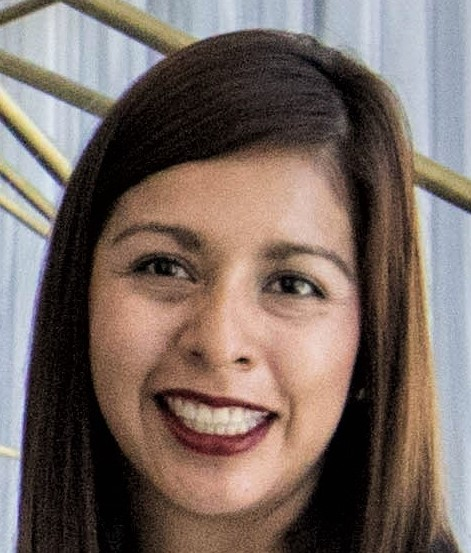
#> input picture Introduction to Computer Vision/Lesson5/images/face.jpeg, 471 x 553 px, found by its file name
$ python lesson5_12_1.py
#> lines starting #> are read from the running program, lines starting #| are printed output that depends on the picture
### Introduction to Computer Vision/tools.py
import cv2
import numpy as np
def show_img(name, img, wait=True):
    cv2.imshow(name, img)
    if wait:
        cv2.waitKey()

# [9 lines left out: function show_imgs, not called in this run]

def load_img(path, show=False, colorful = False):
#> called with path = 'Lesson5//images//face.jpeg', show = False, colorful = False
    img = cv2.imread(path, int(colorful))
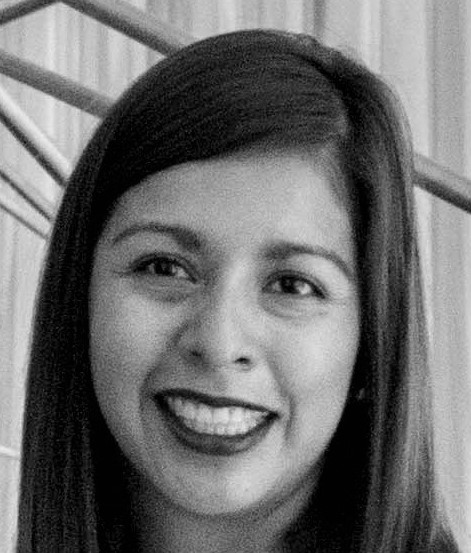
#> img: shape (553, 471); min 0, max 238, mean 109.6
#> in load_img, img is the input picture: shape (553, 471, 3); mean B, G, R 98.9, 105.9, 121
    if show:
        show_img('Image', img)
    return img

# [26 lines left out: functions RGB2HSV, BGR2RGB, not called in this run]

### Introduction to Computer Vision/Lesson5/orb.py
import numpy as np
import cv2
import copy

def orb(img, draw = False):
#> called with draw = False
    orb = cv2.ORB_create(1000, 2.0)

    keypoints, descriptor = orb.detectAndCompute(img, None)
#> keypoints = 819 keypoints; strongest (x, y, size): (306, 286, 62), (252, 420, 124), (272, 412, 124), (300, 288, 124)

    keyp_without_size = copy.copy(img)
    keyp_with_size = copy.copy(img)
    if draw:
        keyp_without_size = cv2.drawKeypoints(img, keypoints, keyp_without_size, color = (0, 255, 0))
        keyp_with_size = cv2.drawKeypoints(img, keypoints, keyp_with_size, flags = cv2.DRAW_MATCHES_FLAGS_DRAW_RICH_KEYPOINTS)
        return keypoints, descriptor, keyp_without_size, keyp_with_size

    return keypoints, descriptor

### Introduction to Computer Vision/Lesson5/lesson5_12_1.py
#orb finding features
from tools import *
import numpy as np
#orb matching features
import cv2
import copy
from orb import orb

img1 = load_img('Lesson5//images//face.jpeg')

img2 = load_img('Lesson5//images//face.jpeg', colorful = True)

bf = cv2.BFMatcher(cv2.NORM_HAMMING, crossCheck = True)

keypoints_train, descriptors_train = orb(img1)
#> keypoints_train has the same summary as keypoints in orb
keypoints_query, descriptors_query = orb(img2)
#> keypoints_query has the same summary as keypoints in orb

matches = bf.match(descriptors_train, descriptors_query)
#> matches = 816 matches

matches = sorted(matches, key = lambda x : x.distance)

result = cv2.drawMatches(img1, keypoints_train, img2, keypoints_query, matches[:300], img2, flags = 2)
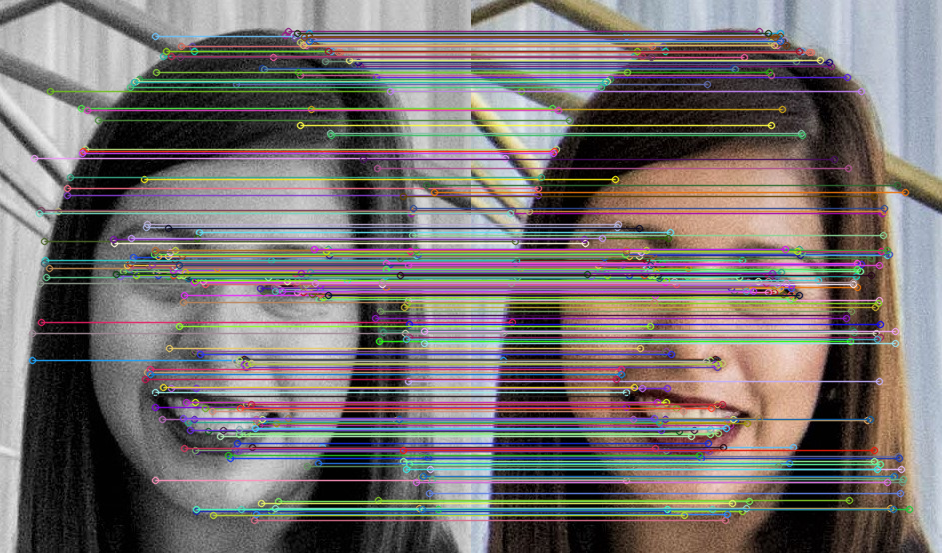
#> result: shape (553, 942, 3); mean B, G, R 111.5, 112.9, 119.4

show_img('Result', result)

print("Number of Keypoints Detected In The Training Image: ", len(keypoints_train))
#| Number of Keypoints Detected In The Training Image:  819

print("Number of Keypoints Detected In The Query Image: ", len(keypoints_query))
#| Number of Keypoints Detected In The Query Image:  819

print("\nNumber of Matching Keypoints Between The Training and Query Images: ", len(matches))
#| Number of Matching Keypoints Between The Training and Query Images:  816

$ run again, with Introduction to Computer Vision/Lesson5/images/Team.jpeg copied over Introduction to Computer Vision/Lesson5/images/face.jpeg
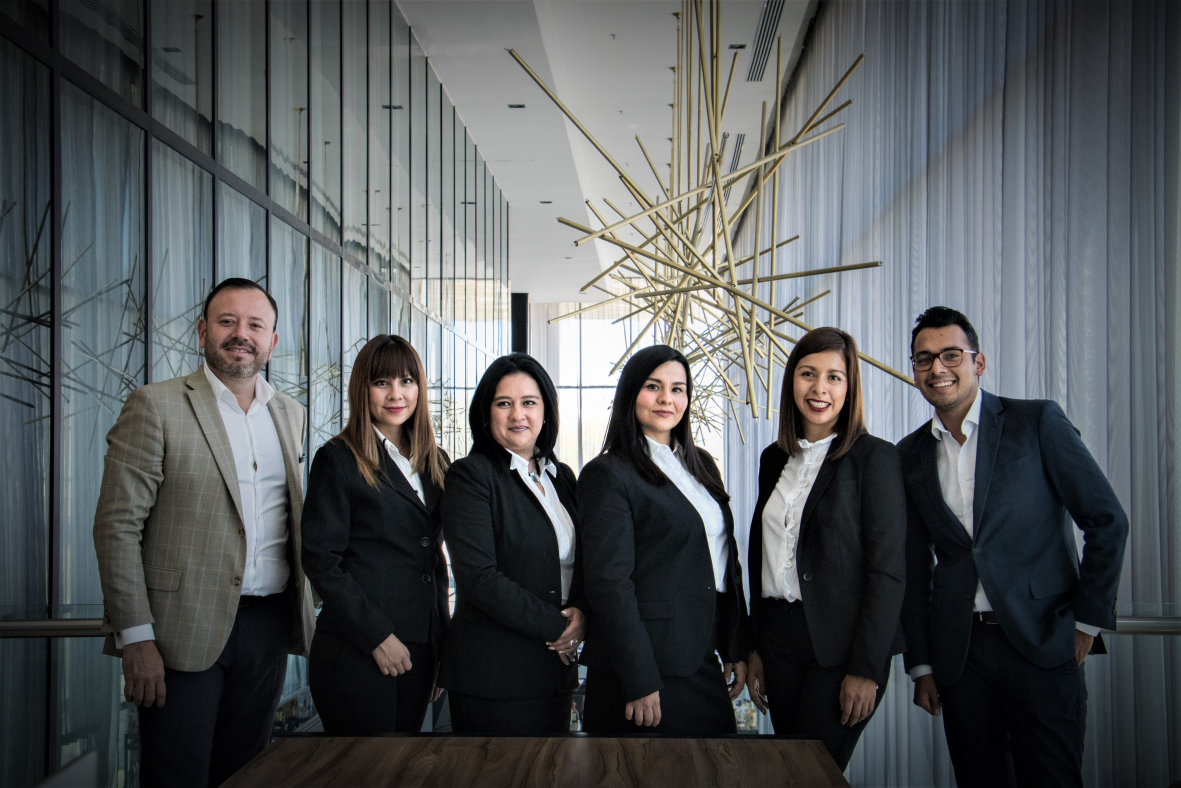
#> input picture Introduction to Computer Vision/Lesson5/images/Team.jpeg, 5905 x 3937 px, found by its file name (shown at 1/5 size)
#> in load_img, `img = cv2.imread(path, int(colorful))`:
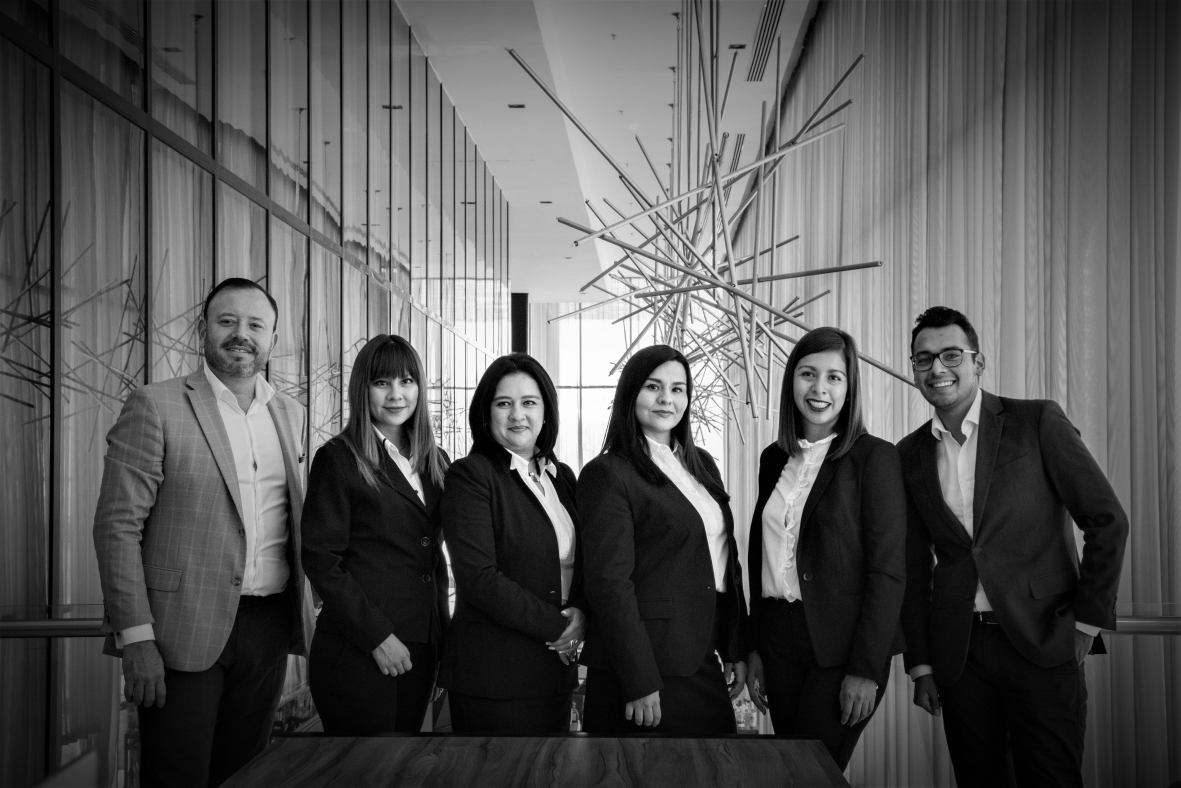
#> img: shape (3937, 5905) (shown at 1/5 size); min 0, max 255, mean 85.7
#> in load_img, img is the input picture: shape (3937, 5905, 3); mean B, G, R 88.3, 86.5, 83.2
#> keypoints = 988 keypoints; strongest (x, y, size): (2880, 2336, 992), (2816, 2368, 992), (2260, 2304, 124), (2880, 2368, 496)
#> keypoints_train has the same summary as keypoints in orb
#> keypoints_query has the same summary as keypoints in orb
#> matches = 985 matches
#| Number of Keypoints Detected In The Training Image:  988
#| Number of Keypoints Detected In The Query Image:  988
#| Number of Matching Keypoints Between The Training and Query Images:  985
